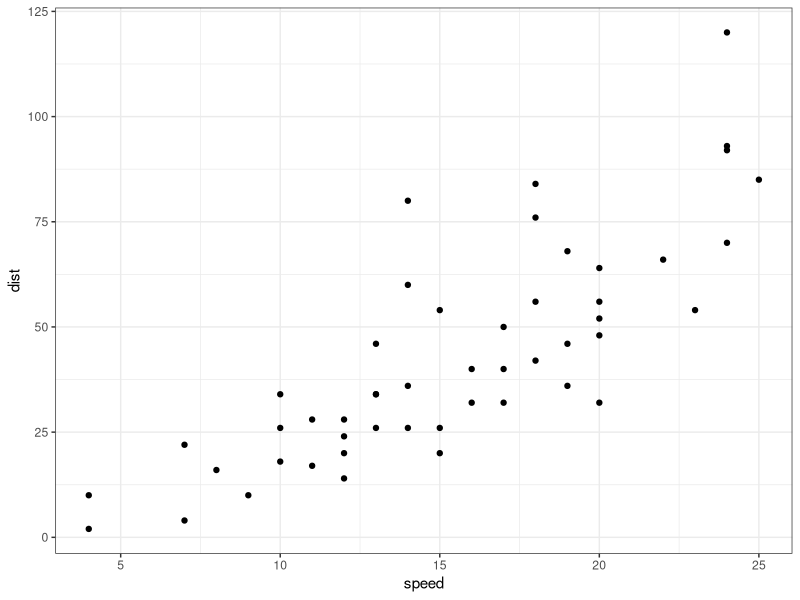

Write the R code that produced this figure.
## ---- chunk 1
summary(cars)
## ---- chunk 2
summary(cars)
## ---- chunk 3
library(ggplot2)
ggplot(data=cars, aes(x=speed, y=dist)) +
  geom_point() +
  theme_bw()  
